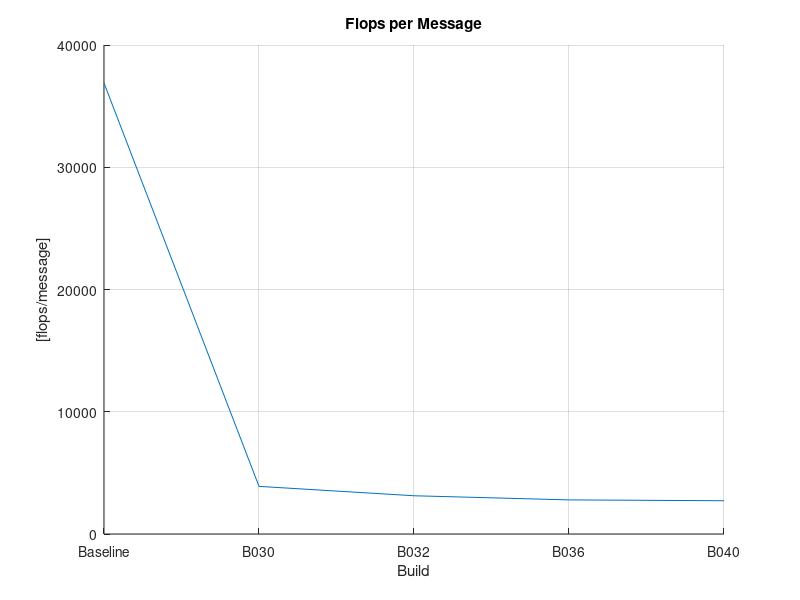
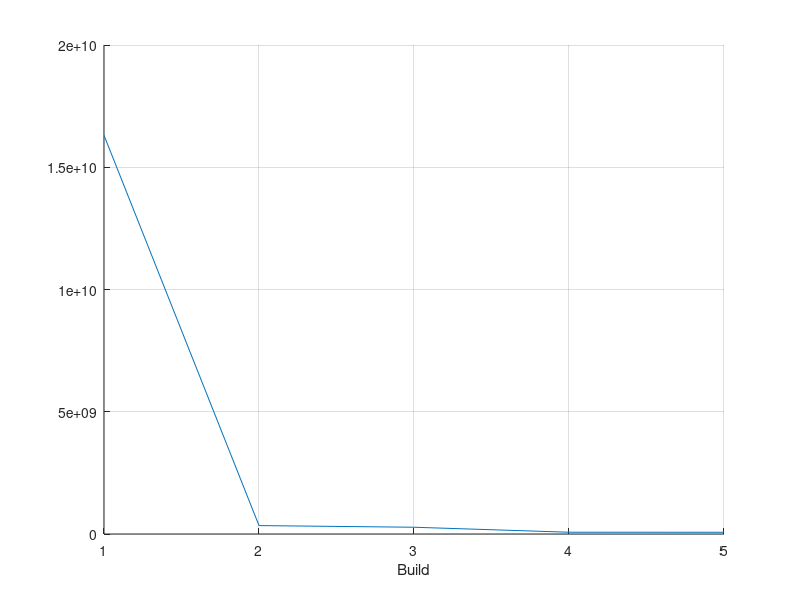

Here is the MATLAB script that generated these plots, in order: (Note: this script raises an error after producing the figures.)
data = [];
num_flops_data = [];
data_points = 0;
builds = {};

%%
% number of cycles = CPU_CLK_UNHALTED.REF_TSC
% number of flops = FP_COMP_OPS_EXE.SSE_SCALAR_DOUBLE +
%                   FP_COMP_OPS_EXE.SSE_SCALAR_SINGLE + 
%                   FP_COMP_OPS_EXE.X87
%% B003 [Baseline] doubles, N=1
% -O3 -g
N=1;
num_messages = 442075;
num_flops = 13974020961 + 0 + 2334003501;
num_cycles = 355138532707; % reported by vTune
num_cycles_print = 358095519066; % reported by the program itself
runtime_sec = 107.862;
bandwidth_GB_sec = 1.597;

data = [data;data_points, num_flops/num_messages];
data_points = data_points + 1;
num_flops_data = [num_flops_data;data_points, num_flops/N];
builds = [builds, {'Baseline'}];

%% B030 floats, N=10
% -O3 -g
N=10;
num_messages = 884068;
num_flops = 2052003078 + 576000864 + 816001224;
num_cycles = 59584089376; % reported by vTune
num_cycles_print = 5873471722; % reported by the program itself
runtime_sec = 18.097;
bandwidth_GB_sec = 0.931;

data = [data;data_points, num_flops/num_messages];
data_points = data_points + 1;
num_flops_data = [num_flops_data;data_points, num_flops/N];
builds = [builds, {'B030'}];

%% B032 floats, N=10
% -O3 -g
N=10;
num_messages = 884068;
num_flops = 1470002205 + 582000873 + 714001071;
num_cycles = 52960079440; % reported by vTune
num_cycles_print = 5584797774; % reported by the program itself
runtime_sec = 16.085;
bandwidth_GB_sec = 0.941;

data = [data;data_points, num_flops/num_messages];
data_points = data_points + 1;
num_flops_data = [num_flops_data;data_points, num_flops/N];
builds = [builds, {'B032'}];

%% B036 floats, N=10
% -O3 -g
N=10;
num_messages = 260215;
num_flops = 456000684 + 60000090 + 210000315;
num_cycles = 23580035370;
runtime_sec = 7.162;
bandwidth_GB_sec = 1.169;

data = [data;data_points, num_flops/num_messages];
data_points = data_points + 1;
num_flops_data = [num_flops_data;data_points, num_flops/N];
builds = [builds, {'B036'}];

%% B040 floats, N=10
% -O3 -g
N=10;
num_messages = 260215;
num_flops = 420000630 + 66000099 + 222000333;
num_cycles = 21540032310;
runtime_sec = 6.542;
bandwidth_GB_sec = 1.293;

data = [data;data_points, num_flops/num_messages];
data_points = data_points + 1;
num_flops_data = [num_flops_data;data_points, num_flops/N];
builds = [builds, {'B040'}];

%% Flop/message plot styling
fontsize = 14;
figure; hold on; grid on;
plot(data(:,1), data(:,2));
title('Flops per Message');
xlabel('Build')
ylabel('[flops/message]')
set(gca,'XTick',0:1:(data_points-1));
set(gca,'XTickLabel',builds);
print(gcf, '-r150', 'flops_per_message.png', '-dpng');
hold off;

%% Flop plot styling
figure; hold on; grid on;
plot(num_flops_data(:,1), num_flops_data(:,2));
% title('Flops', 'fontsize', fontsize);
xlabel('Build')
y = ylabel('[flops]', 'fontsize', fontsize,'rot', 0);
set(y, 'position', [1.5,18 * 10^9,0]);
set(gca,'XTick',1:1:(data_points));
set(gca,'YScale','log')
set(gca,'XTickLabel', builds);
saveas(gcf, 'ops_reduction', 'pdf')
